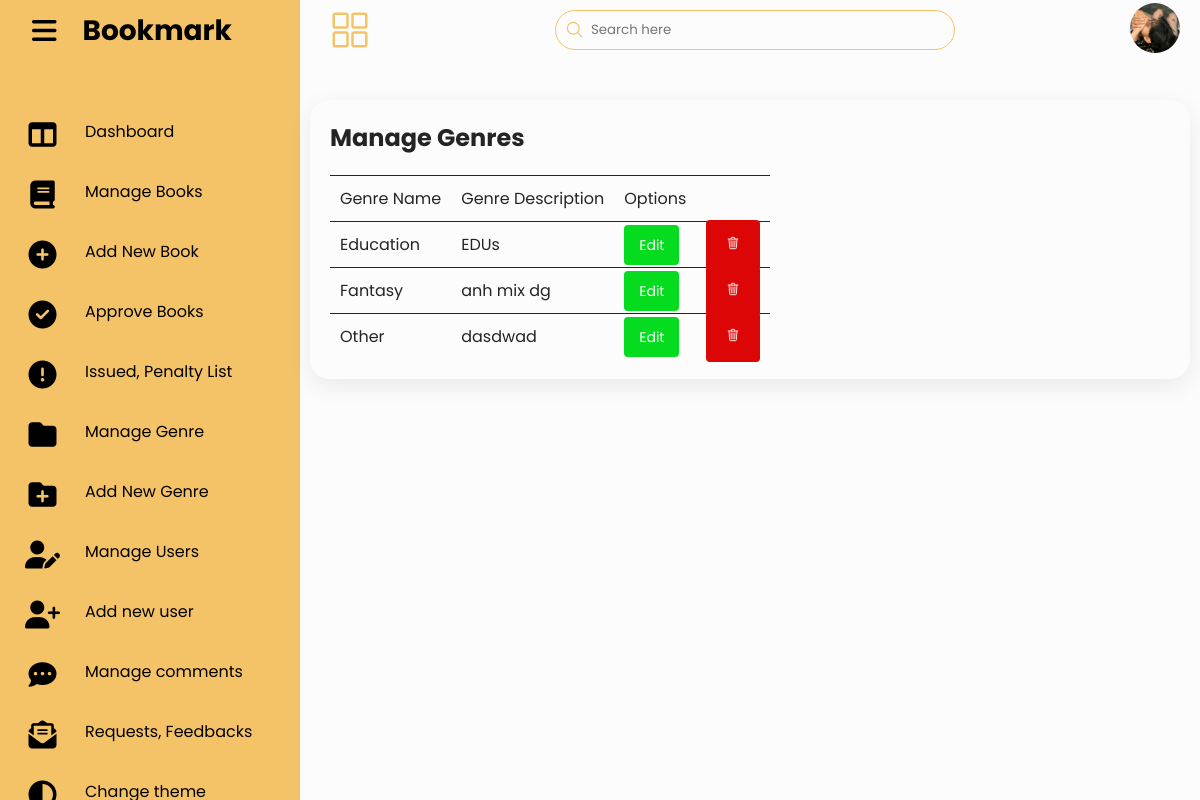
Screenshot of /admin/manage-genres.php (signed in) with the database file from the repository.
### tables this page shows
CREATE TABLE `users` (
  `id` int(11) NOT NULL,
  `name` varchar(50) NOT NULL,
  `username` varchar(50) NOT NULL,
  `email` varchar(50) NOT NULL,
  `password` varchar(255) NOT NULL,
  `avatar` varchar(255) NOT NULL,
  `utype` varchar(11) NOT NULL,
  `address` text NOT NULL,
  `phone` int(11) NOT NULL,
  `is_admin` int(1) NOT NULL,
  `is_dark` int(1) NOT NULL
);

CREATE TABLE `genres` (
  `id` int(11) NOT NULL,
  `name` varchar(50) NOT NULL,
  `description` text NOT NULL
);

### admin/manage-genres.php (the view, shortened to what this page needs)
<?php
        include 'partials/header.php';
        $user_id = $_SESSION['user_id'];
        $imagequery = "SELECT * from users  where id = '$user_id' ";
        $imageresult = mysqli_query($connection, $imagequery);
        $user = mysqli_fetch_assoc($imageresult);
    ?>
        <?php include 'partials/main.php' ?>
            <?php
                $genre_query = "SELECT * FROM genres";
                $genre_result = mysqli_query($connection, $genre_query);
            ?>
            <div class="table">
                <div class="table-list">
                    <div class="table-header">
                        <h2>Manage Genres</h2>
                    </div>
                    <table>
                        <?php if (!mysqli_num_rows($genre_result)) : ?>
                        <p>No genre found</p>
                        <?php else: ?>
                        <thead>
                            <tr>
                                <td>Genre Name</td>
                                <td>Genre Description</td>
                                <td>Options</td>
                            </tr>
                        </thead>
                        <tbody>
                            <?php while ($genre = mysqli_fetch_assoc($genre_result)) :  ?>
                            <tr>
                                <td><?= $genre['name'] ?></td>
                                <td><?= $genre['description'] ?></td>
                                <td><a class="edit" href="edit-genre.php?id=<?= $genre['id']?>">Edit</a></td>
                                <td><a class="delete" href="delete-genre.php?id=<?= $genre['id']?>"><ion-icon class="trash" name="trash-outline"></ion-icon></a></td>
                            </tr>
                            <?php endwhile ?>
                        </tbody>
                        <?php endif ?>
                    </table>
                </div>
            </div>
        </div>
</body>
</html>

### admin/partials/main.php (shortened to what this page needs)
<div class="main">
            <div class="topbar">
                <div class="toggle">
                    <ion-icon name="grid-outline"></ion-icon>
                </div>
                <div class="search">
                    <label>
                        <input type="text" placeholder="Search here">
                        <ion-icon name="search-outline"></ion-icon>
                    </label>
                </div>
                <div class="user">
                <li>
                    <img src="<?= ROOT_URL. 'images/' . $user['avatar'] ?>" class="profile" />
                    </li>
                </div>
            </div>

### admin/assets/css/form.css (style rules this page uses)
:root { --blue: #ffd68c; --white: #212121; --gray: #f5f5f5; --gray2: #ffffff; --black1: #2222; --black2: #999; }
.light-theme { --blue: #ffd68c; --white: #ffffff; --gray: #242424; --gray2: #000000; --black1: #0d0d0d22; --black2: #ffffff; }
.main .table .table-list table { border-collapse: collapse; }
.main .table .table-list { padding: 20px; background-color: var(--white) ; border-radius: 20px; margin-top: 40px; box-shadow: 0 7px 25px rgba(0, 0, 0, 0.08); }
.main .table .table-list .table-header { display: flex; margin-bottom: 20px; align-items: center; justify-content: space-between; }
.main .table .table-list .table-header h2 { color: var(--gray); }
.main .table .table-list table thead tr td { color: var(--gray); }
.main .table .table-list table thead tr { color: var(--black2); border-bottom: 1px solid var(--gray); }
.main .table .table-list table tbody tr { color: var(--gray); border-bottom: 1px solid var(--gray); }
.main .table .table-list table tr:first-child { border-top: 1px solid var(--gray); }
.main .table .table-list table tr:last-child { border-bottom: none; }
.main .table .table-list table tr td { padding: 10px; }
.main .table .table-list table tr td a { background: #1795ce; padding: 15px 20px; text-decoration: none; color: #212121; border-radius: 4px; transition: all 300ms ease; font-size: 14px; }
.main .table .table-list table tr td .edit { background-color: rgb(6, 220, 31); color: var(--white); padding: 10px 15px; }
.main .table .table-list table tr td .delete { background-color: rgb(220, 6, 6); color: var(--white); }

### admin/assets/css/style.css (style rules this page uses)
* { font-family: "Poppins", sans-serif; margin: 0; padding: 0; box-sizing: border-box; }
:root { --blue: #ffd68c; --white: #212121; --gray: #f5f5f5; --black1: #2222; --black2: #4e4e4e; }
.light-theme { --blue: #f4c368 ; --white: #fcfcfc; --gray: #242424; --gray2: #000000; --black1: #74747422; --black2: #2a2929; }
body { min-height: 100vh; overflow-x: hidden; }
.main { position: absolute; width: calc(100% - 300px); left: 300px; padding:0 10px; min-height: 100vh; background: var(--white); transition: 0.5s; }
.topbar { width: 100%; height: 60px; display: flex; justify-content: space-between; align-items: center; padding: 0 10px; }
.toggle { position: relative; width: 60px; height: 60px; display: flex; justify-content: center; align-items: center; font-size: 2.5rem; cursor: pointer; }
.toggle ion-icon { color: var(--blue); }
.search { position: relative; width: 400px; margin: 0 10px; }
.search label { height: 40px; border-radius: 40px; padding: 5px 20px; padding-left: 35px; display: flex; align-items: center; width: 100%; font-size: 14px; color: white; outline: none; border: 1px solid var(--blue); }
.search label input { width: 80%; outline: 0; color: white; border: 0; color: var(--gray); background-color: var(--white); }
.search label ion-icon { color: var(--blue); position: absolute; top: 10px; left: 10px; font-size: 1.2rem; }
.user { display: flex; align-items: center; gap: 1rem; cursor: pointer; }
.user img { border-radius: 50%; width: 50px; height: 50px; object-fit: cover; }
.user li { list-style-type: none; position: relative; padding: 0.625rem 0 0.5rem; }
.user li .profile { height: 50px; width: 50px; object-fit: cover; object-position: center; border-radius: 50%; cursor: pointer; }

### rows the page displays
users: avatar (picture)
genres: name "Education", description "EDUs"
genres: name "Fantasy", description "anh mix dg"
genres: name "Other", description "dasdwad"
